Frame 1 (no input): blank canvas, image omitted
Frame 60 (the mouse pressed at the canvas centre just before this capture): blank canvas, image omitted
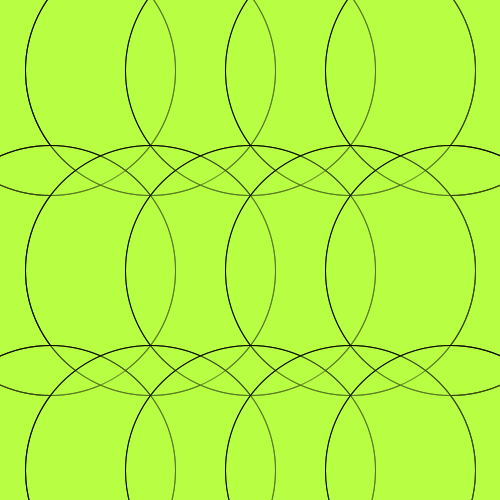
Frame 120 (the mouse held since frame 60 and released just before this capture)

The Processing sketch whose frames 1 and 60 were blank and that drew this single picture after the mouse press (run headless with seeded random() and noise(); from frame 60 on, the mouse is pressed at the canvas centre):

// Processing sketch: processing_91981
// ── processing_91981.pde

//Adrianne Born
//03 March 2013
//Loops & Repetition

void setup() {
  size(500, 500);
  background(240, 22, 22);
}

void draw() {
  fill (184, 255, 67, 67);

  for (int x=70; x<width; x+=200) {
    for (int y=50; y<height; y+=100) {
      ellipse(y, x, mouseX, mouseY);
    }
  }
}
